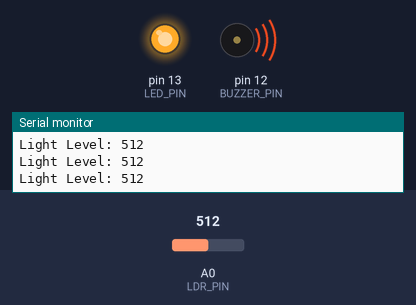
Simulated run of this sketch. Board: Arduino Uno, built with avr-gcc and run on an emulated ATmega328P. Parts: output pins drawn as LEDs (lit = HIGH), buzzer (waves = sounding), the last lines printed to the serial monitor. Inputs (shaded band) come from the test bench; at power-on: A0 (LDR_PIN) = 512.

Above: at 1.5 s.
1.6 s: A0 (LDR_PIN) set to 488
At 2.5 s:
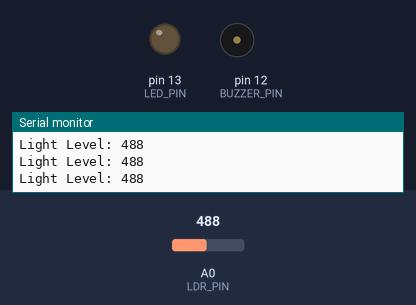
3.6 s: A0 (LDR_PIN) set to 510
At 4.1 s:
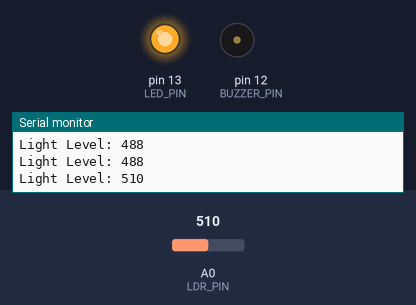
7.0 s: A0 (LDR_PIN) set to 490
At 7.9 s:
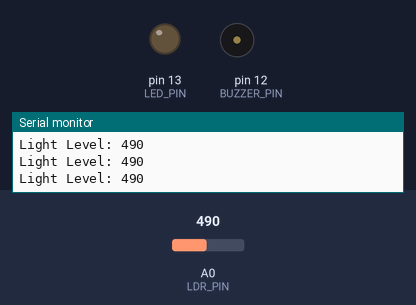
8.6 s: A0 (LDR_PIN) set to 511
At 9.11 s:
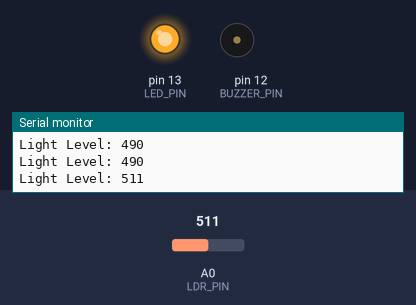
Timing chart, 0 to 13.0 s (numbered marks = the images above; inputs shaded):
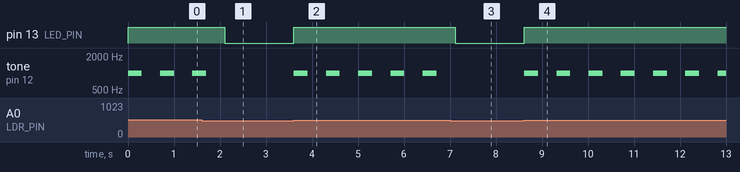

The sketch:

LED_LDR_BUZZER_PETROS_2025.ino
```cpp
// Pin setup
const int LDR_PIN = A0;
const int LED_PIN = 13;
const int BUZZER_PIN = 12;


const int THRESHOLD = 500;

void setup() {
  pinMode(LED_PIN, OUTPUT);
  pinMode(BUZZER_PIN, OUTPUT);
  Serial.begin(9600);
}

void loop() {
  int lightLevel = analogRead(LDR_PIN);
  Serial.print("Light Level: ");
  Serial.println(lightLevel);

  if (lightLevel > THRESHOLD) {

    digitalWrite(LED_PIN, HIGH);

    tone(BUZZER_PIN, 1000);
    delay(300);
    noTone(BUZZER_PIN);
    delay(300);
  }
  else {

    digitalWrite(LED_PIN, LOW);
    noTone(BUZZER_PIN);
  }

  delay(100);
}
```

Measured:
- the behaviour switches between 501 and 500 on A0 (LDR_PIN) (found by bisection; images 0 and 1)
- after the input at 1.6 s, pin 13 (LED_PIN): HIGH → LOW after 0.50 s; tone on pin 12 (BUZZER_PIN): goes on until 1.7 s, then stays silent
- after the input at 3.6 s, pin 13 (LED_PIN): LOW → HIGH at once; tone on pin 12 (BUZZER_PIN): alternates 1000 Hz for 0.30 s and silent for 0.40 s, starting at once
- after the input at 7.0 s, pin 13 (LED_PIN): HIGH → LOW after 0.11 s; tone on pin 12 (BUZZER_PIN): stops changing and stays silent
- after the input at 8.6 s, pin 13 (LED_PIN): LOW → HIGH at once; tone on pin 12 (BUZZER_PIN): alternates 1000 Hz for 0.30 s and silent for 0.40 s, starting at once
- by itself, tone on pin 12 (BUZZER_PIN): alternates 1000 Hz for 0.30 s and silent for 0.40 s
